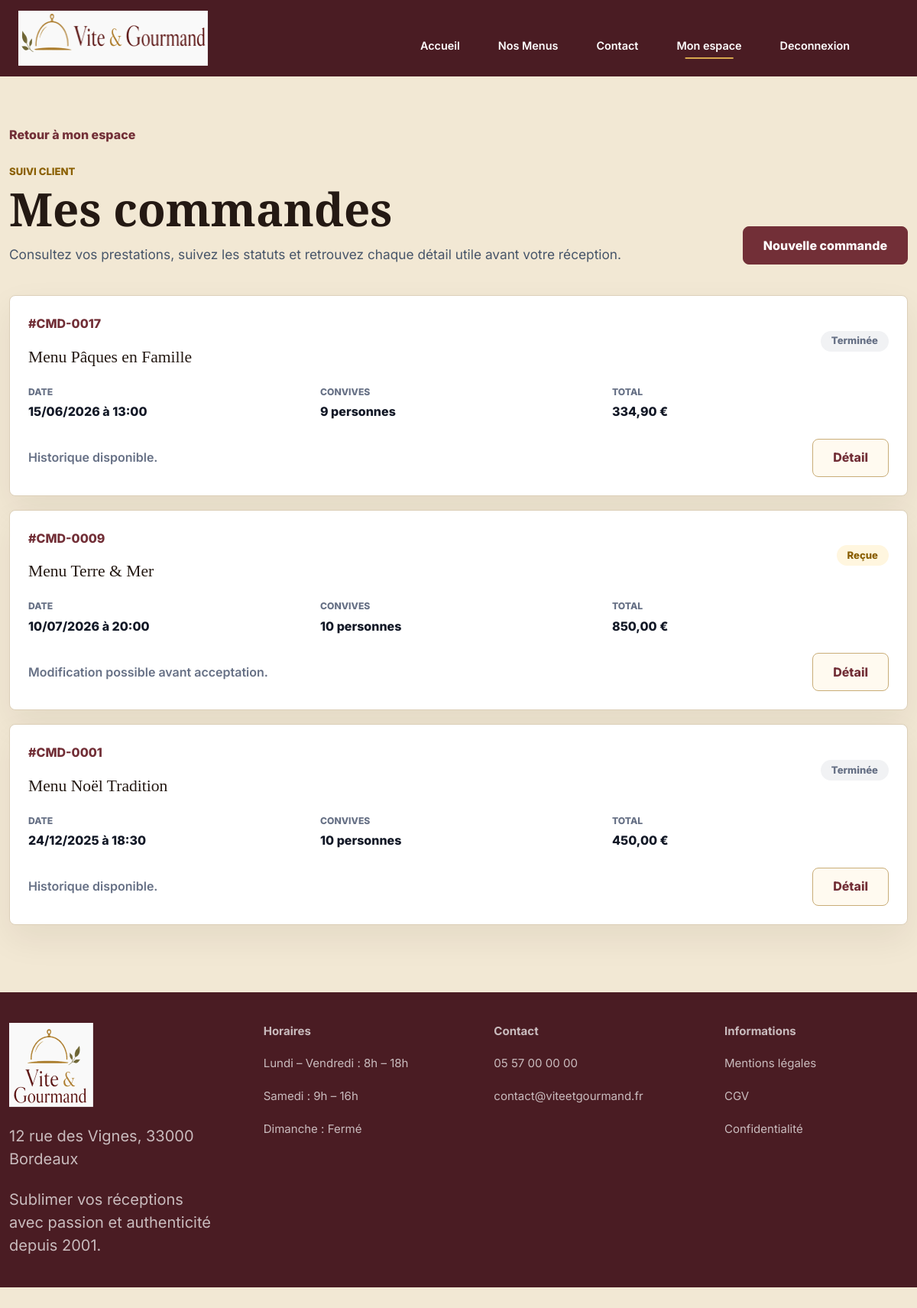
/commandes (signed in), run on the app's committed database.
### tables this page shows
CREATE TABLE `commandes` (
    `id_commande` INT UNSIGNED NOT NULL AUTO_INCREMENT,
    `id_utilisateur` INT UNSIGNED NOT NULL,
    `id_menu` INT UNSIGNED NOT NULL,
    `date_commande` DATETIME DEFAULT CURRENT_TIMESTAMP,
    `date_prestation` DATE NOT NULL,
    `heure_livraison` TIME NOT NULL,
    `adresse_livraison` VARCHAR(255) NOT NULL,
    `code_postal_livraison` VARCHAR(10) NOT NULL DEFAULT '33000',
    `ville_livraison` VARCHAR(80) NOT NULL,
    `distance_km` DECIMAL(6,2) DEFAULT 0,
    `commentaire_client` TEXT NULL,
    `nombre_personnes` INT UNSIGNED NOT NULL,
    `prix_menu` DECIMAL(10,2) NOT NULL,
    `remise` DECIMAL(10,2) DEFAULT 0,
    `prix_livraison` DECIMAL(10,2) DEFAULT 0,
    `prix_total` DECIMAL(10,2) NOT NULL,
    `statut_actuel` VARCHAR(40) NOT NULL DEFAULT 'en_attente',
    `materiel_prete` BOOLEAN DEFAULT FALSE,
    `materiel_retourne` BOOLEAN DEFAULT FALSE,
    `mode_contact_modification` VARCHAR(20) NULL,
    `motif_annulation` TEXT NULL,
    CONSTRAINT `pk_commandes`
        PRIMARY KEY (`id_commande`),
    INDEX `idx_commandes_id_utilisateur` (`id_utilisateur`),
    INDEX `idx_commandes_id_menu` (`id_menu`),
    INDEX `idx_commandes_statut_actuel` (`statut_actuel`),
    INDEX `idx_commandes_date_prestation` (`date_prestation`),
    CONSTRAINT `fk_commandes_utilisateurs`
        FOREIGN KEY (`id_utilisateur`)
        REFERENCES `utilisateurs` (`id_utilisateur`)
        ON DELETE RESTRICT,
    CONSTRAINT `fk_commandes_menus`
        FOREIGN KEY (`id_menu`)
        REFERENCES `menus` (`id_menu`)
        ON DELETE RESTRICT,
    CONSTRAINT `chk_commandes_distance_km`
        CHECK (`distance_km` >= 0),
    CONSTRAINT `chk_commandes_nombre_personnes`
        CHECK (`nombre_personnes` > 0),
    CONSTRAINT `chk_commandes_prix_menu`
        CHECK (`prix_menu` >= 0),
    CONSTRAINT `chk_commandes_remise`
        CHECK (`remise` >= 0),
    CONSTRAINT `chk_commandes_prix_livraison`
        CHECK (`prix_livraison` >= 0),
    CONSTRAINT `chk_commandes_prix_total`
        CHECK (`prix_total` >= 0),
    CONSTRAINT `chk_commandes_mode_contact_modification`
        CHECK (
            `mode_contact_modification` IS NULL
            OR `mode_contact_modification` IN ('gsm', 'email')
        ),
    CONSTRAINT `chk_commandes_statut_actuel`
        CHECK (
            `statut_actuel` IN (
                'en_attente',
                'acceptee',
                'en_preparation',
                'en_cours_de_livraison',
                'livre',
                'en_attente_retour_materiel',
                'terminee',
                'annulee'
            )
        )
);

CREATE TABLE `menus` (
    `id_menu` INT UNSIGNED NOT NULL AUTO_INCREMENT,
    `id_regime` INT UNSIGNED NOT NULL,
    `id_theme` INT UNSIGNED NOT NULL,
    `titre` VARCHAR(120) NOT NULL,
    `description` TEXT NOT NULL,
    `conditions` TEXT NOT NULL,
    `nombre_personnes_minimum` INT UNSIGNED NOT NULL,
    `prix_minimum` DECIMAL(10,2) NOT NULL,
    `stock_disponible` INT UNSIGNED DEFAULT 0,
    `actif` BOOLEAN DEFAULT TRUE,
    `created_at` DATETIME DEFAULT CURRENT_TIMESTAMP,
    `updated_at` DATETIME NULL,
    CONSTRAINT `pk_menus`
        PRIMARY KEY (`id_menu`),
    INDEX `idx_menus_id_regime` (`id_regime`),
    INDEX `idx_menus_id_theme` (`id_theme`),
    INDEX `idx_menus_catalogue_filters` (`actif`, `id_theme`, `id_regime`, `prix_minimum`),
    INDEX `idx_menus_nombre_personnes_minimum` (`nombre_personnes_minimum`),
    CONSTRAINT `fk_menus_regimes`
        FOREIGN KEY (`id_regime`)
        REFERENCES `regimes` (`id_regime`)
        ON DELETE RESTRICT,
    CONSTRAINT `fk_menus_themes`
        FOREIGN KEY (`id_theme`)
        REFERENCES `themes` (`id_theme`)
        ON DELETE RESTRICT,
    CONSTRAINT `chk_menus_nombre_personnes_minimum`
        CHECK (`nombre_personnes_minimum` > 0),
    CONSTRAINT `chk_menus_prix_minimum`
        CHECK (`prix_minimum` >= 0),
    CONSTRAINT `chk_menus_stock_disponible`
        CHECK (`stock_disponible` >= 0)
);

### app/Core/BaseController.php (called while the page is built, shortened)
<?php
abstract class BaseController
{
    protected function view(string $view, array $data = []): void
    {
        $layoutPath = dirname(__DIR__) . '/Views/layouts/main.php';
        extract($data, EXTR_SKIP);
        require $layoutPath;
    }
    protected function e(mixed $value): string
    {
        return Security::escape($value);
    }
}

### app/Controllers/OrderController.php (called while the page is built, shortened)
<?php
final class OrderController extends BaseController
{
    public function index(): void
    {
        $userId = $this->authenticatedUserId();
        $orderModel = new OrderModel();
        $this->view('orders/index', [
            'pageTitle' => 'Mes commandes - Vite & Gourmand',
            'bodyClass' => 'page-client page-client-orders',
            'orders' => $orderModel->findForUser($userId),
            'statusLabels' => $orderModel->statusLabels(),
        ]);
    }
    private function authenticatedUserId(): int
    {
        $userId = Session::userId();
        return $userId;
    }
}

### public/index.php (called while the page is built, shortened)
<?php
$router = new Router();
$router->dispatch(
    $_SERVER['REQUEST_METHOD'] ?? 'GET',
    parse_url($_SERVER['REQUEST_URI'] ?? '/', PHP_URL_PATH) ?: '/'
);

### config/database.php (called while the page is built, shortened)
<?php
return [
    'default' => getenv('DB_CONNECTION') ?: 'mysql',
    'connections' => [
        'mysql' => [
            'driver' => 'mysql',
            'host' => getenv('DB_HOST') ?: 'localhost',
            'port' => getenv('DB_PORT') ?: '3306',
            'database' => getenv('DB_NAME') ?: 'vite_gourmand',
            'username' => getenv('DB_USER') ?: 'root',
            'password' => getenv('DB_PASSWORD') ?: '',
            'charset' => 'utf8mb4',
            'options' => [
                \PDO::ATTR_ERRMODE => \PDO::ERRMODE_EXCEPTION,
                \PDO::ATTR_DEFAULT_FETCH_MODE => \PDO::FETCH_ASSOC,
                \PDO::ATTR_EMULATE_PREPARES => false,
                \PDO::ATTR_STRINGIFY_FETCHES => false,
                \PDO::ATTR_PERSISTENT => false,
            ],
        ],
    ],
];

### app/Core/Database.php (called while the page is built, shortened)
<?php
final class Database
{
    public function getConnection(): PDO
    {
        $config = $this->config ?: require dirname(__DIR__, 2) . '/config/database.php';
        $mysql = $config['connections']['mysql'];
        $dsn = sprintf(
            'mysql:host=%s;port=%s;dbname=%s;charset=%s',
            $mysql['host'],
            $mysql['port'],
            $mysql['database'],
            $mysql['charset']
        );
        $this->connection = new PDO(
            $dsn,
            $mysql['username'],
            $mysql['password'],
            $mysql['options']
        );
        return $this->connection;
    }
}

### app/Core/BaseModel.php (called while the page is built, shortened)
<?php
abstract class BaseModel
{
    protected function pdo(): PDO
    {
        $this->database ??= new Database();
        return $this->database->getConnection();
    }
}

### app/Models/OrderModel.php (called while the page is built, shortened)
<?php
final class OrderModel extends BaseModel
{
    public function findForUser(int $userId): array
    {
        $sql = <<<SQL
            SELECT
                c.*,
                m.titre AS menu_titre,
                a.id_avis AS avis_id,
                a.statut AS avis_statut
            FROM commandes c
            INNER JOIN menus m ON m.id_menu = c.id_menu
            LEFT JOIN avis a ON a.id_commande = c.id_commande
            WHERE c.id_utilisateur = :user_id
            ORDER BY c.date_commande DESC, c.id_commande DESC
        SQL;
        $statement = $this->pdo()->prepare($sql);
        $statement->execute(['user_id' => $userId]);
        return $statement->fetchAll();
    }
}

### app/Core/Security.php (called while the page is built, shortened)
<?php
final class Security
{
    public static function escape(mixed $value): string
    {
        return htmlspecialchars((string) $value, ENT_QUOTES | ENT_SUBSTITUTE, 'UTF-8');
    }
}

### app/Views/orders/index.php (the view, shortened to what this page needs)
<?php
$formatDate = static fn (mixed $value): string => $value === null || $value === '' ? '' : date('d/m/Y', strtotime((string) $value));
?>
<section class="client-page client-orders-page">
    <div class="container client-container">
        <a class="client-back-link" href="/mon-compte">Retour à mon espace</a>
        <header class="client-hero client-hero-split">
            <div>
                <p class="client-kicker">Suivi client</p>
                <h1>Mes commandes</h1>
                <span>Consultez vos prestations, suivez les statuts et retrouvez chaque détail utile avant votre réception.</span>
            </div>
            <a class="client-button client-button-primary" href="/commandes/creation">Nouvelle commande</a>
        </header>
        <?php if ($orders === []): ?>
            <article class="client-card client-empty-state">
                <h2>Aucune commande pour le moment</h2>
                <p>Choisissez un menu pour créer votre première demande de prestation.</p>
                <a class="client-button client-button-primary" href="/menus">Choisir un menu</a>
            </article>
        <?php else: ?>
            <div class="client-orders-list">
                <?php foreach ($orders as $order): ?>
                    <?php $status = (string) $order['statut_actuel']; ?>
                    <article class="client-order-row">
                        <div class="client-order-row-main">
                            <div>
                                <p class="client-order-id">#CMD-<?= str_pad((string) (int) $order['id_commande'], 4, '0', STR_PAD_LEFT) ?></p>
                                <h2><?= $this->e($order['menu_titre']) ?></h2>
                            </div>
                            <span class="client-status-badge status-<?= $this->e($status) ?>"><?= $this->e($statusLabels[$status] ?? $status) ?></span>
                        </div>
                        <dl class="client-order-row-meta">
                            <div>
                                <dt>Date</dt>
                                <dd><?= $this->e($formatDate($order['date_prestation'])) ?> à <?= $this->e(substr((string) $order['heure_livraison'], 0, 5)) ?></dd>
                            </div>
                            <div>
                                <dt>Convives</dt>
                                <dd><?= (int) $order['nombre_personnes'] ?> personnes</dd>
                            </div>
                            <div>
                                <dt>Total</dt>
                                <dd><?= number_format((float) $order['prix_total'], 2, ',', ' ') ?> €</dd>
                            </div>
                        </dl>
                        <div class="client-order-row-actions">
                            <?php if ($status === 'en_attente'): ?>
                                <span>Modification possible avant acceptation.</span>
                            <?php elseif ($status === 'terminee' && empty($order['avis_id'])): ?>
                                <span>Avis disponible après prestation.</span>
                            <?php else: ?>
                                <span>Historique disponible.</span>
                            <?php endif; ?>
                            <a class="client-button client-button-secondary" href="/commandes/<?= (int) $order['id_commande'] ?>">Détail</a>
                        </div>
                    </article>
                <?php endforeach; ?>
            </div>
        <?php endif; ?>
    </div>
</section>

### app/Core/Router.php (shortened to what this page needs)
<?php
final class Router
{
    private array $routes = [];
    public function dispatch(string $method, string $path): void
    {
        $method = strtoupper($method);
        $path = $this->normalizePath($path);
        foreach ($this->routes[$method] ?? [] as $route) {
            if (preg_match($route['pattern'], $path, $matches) !== 1) {
                continue;
            }
            $parameters = [];
            $this->callHandler($route['handler'], $parameters);
            return;
        }
    }
    private function callHandler(array $handler, array $parameters = []): void
    {
        [$controllerClass, $action] = $handler;
        $controller = new $controllerClass();
        $controller->{$action}(...$parameters);
    }
    private function addRoute(string $method, string $path, array $handler, array $middlewares = []): void
    {
        $normalizedPath = $this->normalizePath($path);
        $this->routes[strtoupper($method)][] = [
            'path' => $normalizedPath,
            'pattern' => $this->compilePattern($normalizedPath),
            'parameters' => $this->extractParameterNames($normalizedPath),
            'handler' => $handler,
            'middlewares' => $middlewares,
        ];
    }
    private function normalizePath(string $path): string
    {
        $normalizedPath = '/' . trim($path, '/');
        return $normalizedPath === '/' ? '/' : rtrim($normalizedPath, '/');
    }
    private function compilePattern(string $path): string
    {
        $pattern = preg_replace('#\{([a-zA-Z_][a-zA-Z0-9_]*)\}#', '(?P<$1>[^/]+)', $path);
        return '#^' . $pattern . '$#';
    }
    private function extractParameterNames(string $path): array
    {
        preg_match_all('#\{([a-zA-Z_][a-zA-Z0-9_]*)\}#', $path, $matches);
        return $matches[1] ?? [];
    }
}

### data on the page
commandes: id_commande "0017", id_menu.titre "Menu Pâques en Famille", statut_actuel "Terminée", date_prestation "15/06/2026", heure_livraison "13:00", nombre_personnes "9", prix_total "334,90", shows "Historique disponible."
commandes: id_commande "0009", id_menu.titre "Menu Terre & Mer", statut_actuel "Reçue", date_prestation "10/07/2026", heure_livraison "20:00", nombre_personnes "10", prix_total "850,00", shows "Modification possible avant acceptation."
commandes: id_commande "0001", id_menu.titre "Menu Noël Tradition", statut_actuel "Terminée", date_prestation "24/12/2025", heure_livraison "18:30", nombre_personnes "10", prix_total "450,00", shows "Historique disponible."
